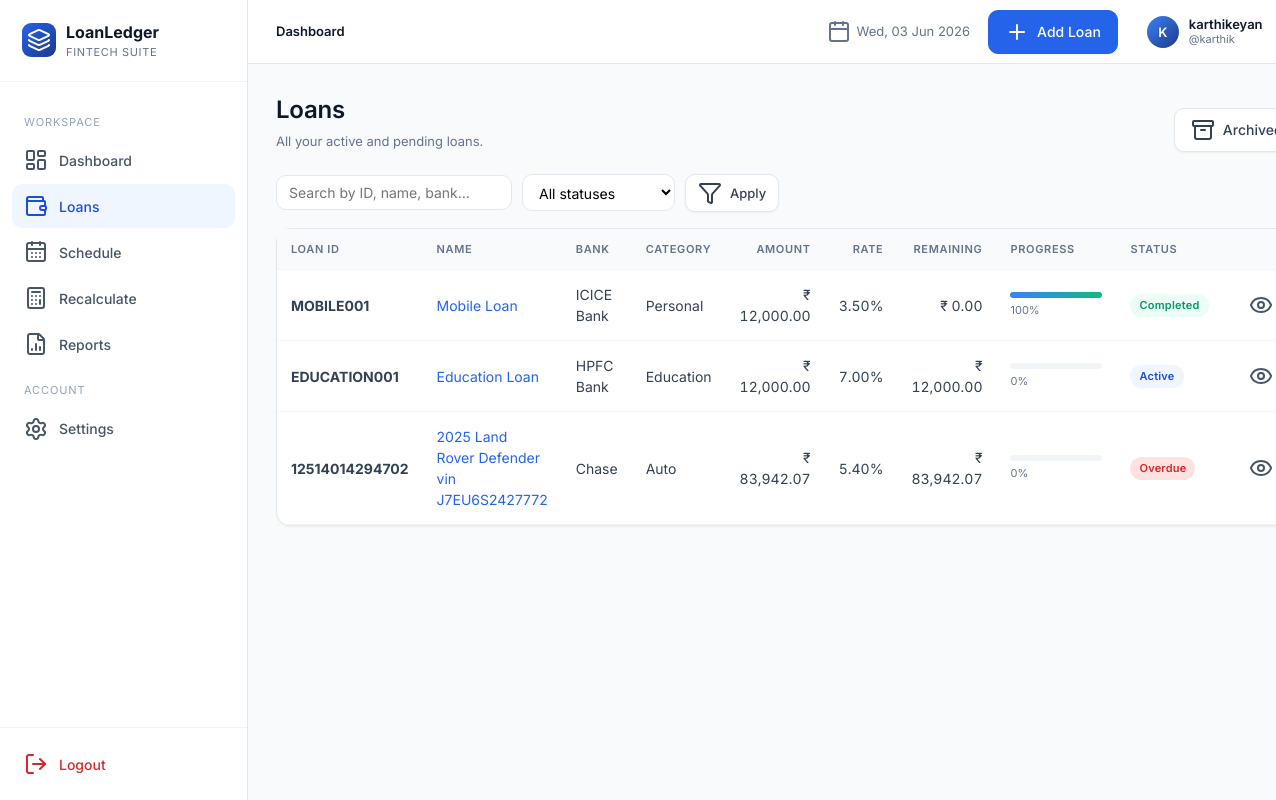
Before: /loans/ (signed in) with the older database file.
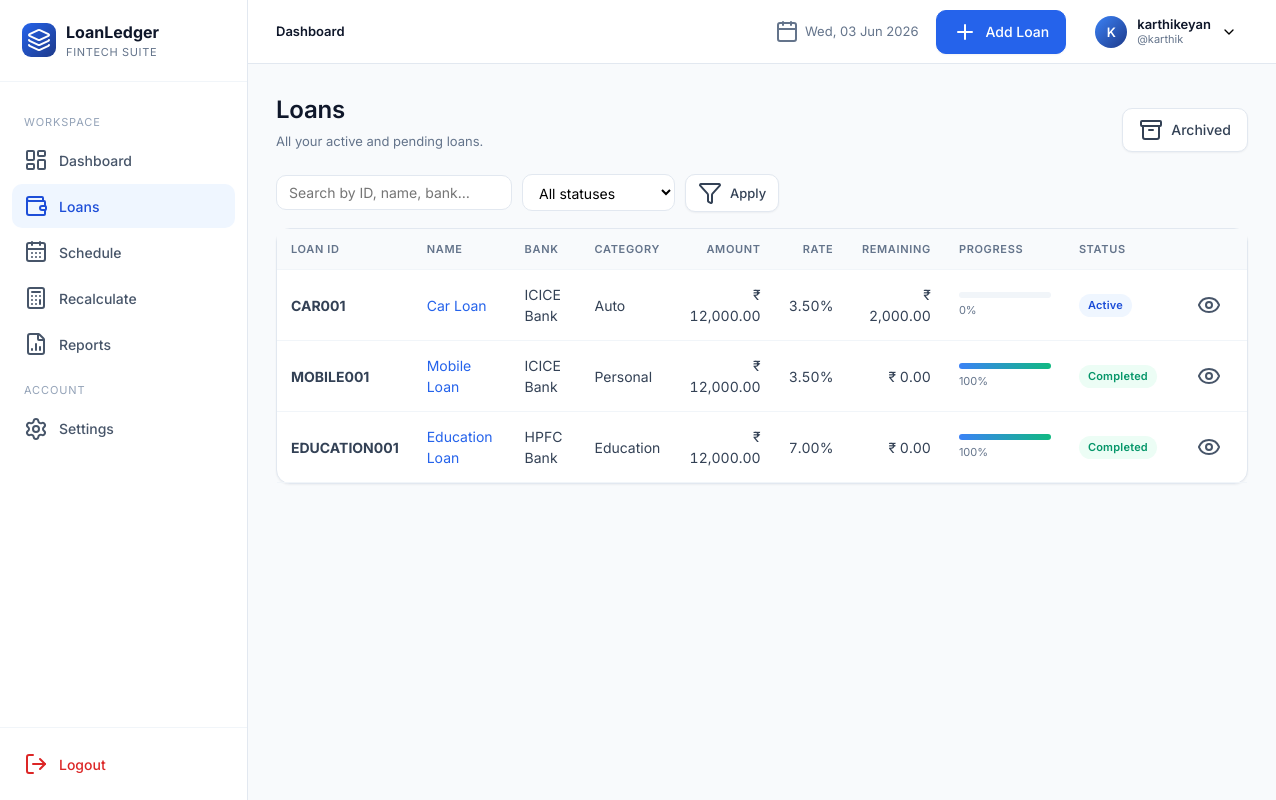
After: the same page with the newer database file.
### app/models.py (models this page shows, shortened)
class User(UserMixin, db.Model):
    __tablename__ = "users"
    id = db.Column(db.Integer, primary_key=True)
    full_name = db.Column(db.String(120), nullable=False)
    username = db.Column(db.String(64), unique=True, nullable=False, index=True)
    email = db.Column(db.String(160), unique=True, nullable=False, index=True)
    password_hash = db.Column(db.String(256), nullable=False)
    preferred_currency = db.Column(db.String(8), default="INR")
    preferred_date_format = db.Column(db.String(20), default="%d %b %Y")
    created_at = db.Column(db.DateTime, default=datetime.utcnow)
    loans = db.relationship("Loan", backref="owner", lazy="dynamic", cascade="all, delete-orphan")

class Loan(db.Model):
    __tablename__ = "loans"
    id = db.Column(db.Integer, primary_key=True)
    user_id = db.Column(db.Integer, db.ForeignKey("users.id"), nullable=False, index=True)
    loan_id = db.Column(db.String(40), nullable=False, index=True)  # manual unique per user
    loan_name = db.Column(db.String(120), nullable=False)
    loan_category = db.Column(db.String(50), nullable=False, default="Personal")
    bank_name = db.Column(db.String(120), nullable=False)
    loan_amount = db.Column(db.Float, nullable=False)
    interest_rate = db.Column(db.Float, nullable=False)  # annual %
    down_payment = db.Column(db.Float, default=0)
    custom_emi = db.Column(db.Float, nullable=True)
    start_date = db.Column(db.Date, nullable=False)
    tenure_months = db.Column(db.Integer, nullable=False)
    loan_status = db.Column(db.String(20), default="Active", index=True)
    remaining_balance = db.Column(db.Float, default=0)
    completion_percentage = db.Column(db.Float, default=0)
    is_archived = db.Column(db.Boolean, default=False, index=True)
    balloon_date = db.Column(db.Date, nullable=True)
    balloon_amount = db.Column(db.Float, nullable=True)
    notes = db.Column(db.Text)
    closed_at = db.Column(db.DateTime, nullable=True)
    final_amount = db.Column(db.Float, nullable=True)
    closure_notes = db.Column(db.Text, nullable=True)
    created_at = db.Column(db.DateTime, default=datetime.utcnow)
    updated_at = db.Column(db.DateTime, default=datetime.utcnow, onupdate=datetime.utcnow)
    schedules = db.relationship("Schedule", backref="loan", lazy="dynamic",
                                cascade="all, delete-orphan", order_by="Schedule.month_index")
    __table_args__ = (db.UniqueConstraint("user_id", "loan_id", name="uq_user_loanid"),)

### app/blueprints/loans.py (the view)
@loans_bp.route("/")
@login_required
def list_loans():
    q = request.args.get("q", "").strip()
    status = request.args.get("status", "")
    page = int(request.args.get("page", 1))
    query = current_user.loans.filter_by(is_archived=False)
    if q:
        like = f"%{q}%"
        query = query.filter((Loan.loan_id.ilike(like)) | (Loan.loan_name.ilike(like)) | (Loan.bank_name.ilike(like)))
    if status:
        query = query.filter_by(loan_status=status)
    pagination = query.order_by(Loan.created_at.desc()).paginate(page=page, per_page=10, error_out=False)
    return render_template("loans/list.html", pagination=pagination, q=q, status=status)

### app/templates/loans/list.html (shortened to what this page needs)
{% extends "base.html" %}
{% block content %}
<div class="page-header">
  <div class="title-block"><h1>Loans</h1><div class="sub">All your active and pending loans.</div></div>
  <div class="actions">
    <a href="{{ url_for('loans.archived') }}" class="btn secondary"><i data-lucide="archive"></i> Archived</a>
  </div>
</div>
<form class="filters" method="get">
  <input type="text" name="q" value="{{ q }}" placeholder="Search by ID, name, bank…">
  <select name="status">
    <option value="">All statuses</option>
  </select>
  <button class="btn secondary sm" type="submit"><i data-lucide="filter"></i> Apply</button>
</form>
<div class="card">
  <div class="table-wrap">
  {% if pagination.items %}
    <table class="tbl">
      <thead><tr>
        <th>Loan ID</th><th>Name</th><th>Bank</th><th>Category</th>
        <th class="num">Amount</th><th class="num">Rate</th><th class="num">Remaining</th>
        <th>Progress</th><th>Status</th><th></th>
      </tr></thead>
      <tbody>
      {% for l in pagination.items %}
        <tr>
          <td><strong>{{ l.loan_id }}</strong></td>
          <td><a href="{{ url_for('loans.details', loan_pk=l.id) }}">{{ l.loan_name }}</a></td>
          <td>{{ l.bank_name }}</td>
          <td>{{ l.loan_category }}</td>
          <td class="num">{{ l.loan_amount|money }}</td>
          <td class="num">{{ '%.2f'|format(l.interest_rate) }}%</td>
          <td class="num">{{ l.remaining_balance|money }}</td>
          <td style="min-width:120px">
            <div class="progress"><div class="progress-bar" style="width: {{ l.completion_percentage }}%"></div></div>
            <div style="font-size:11px;color:var(--slate-500);margin-top:4px">{{ '%.0f'|format(l.completion_percentage) }}%</div>
          </td>
          <td><span class="badge {{ l.loan_status.replace(' ','') }}">{{ l.loan_status }}</span></td>
          <td>
            <a href="{{ url_for('loans.details', loan_pk=l.id) }}" class="btn ghost sm"><i data-lucide="eye"></i></a>
          </td>
        </tr>
      {% endfor %}
      </tbody>
    </table>
  {% else %}
    <div class="empty"><i data-lucide="inbox"></i><h3>No loans match</h3><p>Try clearing filters or add a new loan.</p></div>
  {% endif %}
  </div>
</div>
{% endblock %}

### app/templates/base.html (shortened to what this page needs)
<!doctype html>
<html lang="en">
<head>
  <link rel="stylesheet" href="{{ url_for('static', filename='css/styles.css') }}">
</head>
<body>
{% if current_user.is_authenticated %}
<div class="app">
  {% include "_sidebar.html" %}
  <div class="main">
    {% include "_topnav.html" %}
    <main class="content">
      {% block content %}{% endblock %}
    </main>
  </div>
</div>
{% else %}
  {% block auth_content %}{% endblock %}
{% endif %}
</body>
</html>

### app/templates/_sidebar.html
{% set ep = request.endpoint or '' %}
<aside class="sidebar">
  <div class="brand">
    <div class="brand-mark"><i data-lucide="layers"></i></div>
    <div>
      <div class="brand-name">LoanLedger</div>
      <div class="brand-sub">Fintech Suite</div>
    </div>
  </div>
  <nav>
    <div class="group-label">Workspace</div>
    <a href="{{ url_for('dashboard.index') }}" class="{{ 'active' if ep.startswith('dashboard.') else '' }}"><i data-lucide="layout-dashboard"></i> Dashboard</a>
    <a href="{{ url_for('loans.list_loans') }}" class="{{ 'active' if ep.startswith('loans.') else '' }}"><i data-lucide="wallet"></i> Loans</a>
    <a href="{{ url_for('schedule.index') }}" class="{{ 'active' if ep.startswith('schedule.') else '' }}"><i data-lucide="calendar-days"></i> Schedule</a>
    <a href="{{ url_for('recalc.index') }}" class="{{ 'active' if ep.startswith('recalc.') else '' }}"><i data-lucide="calculator"></i> Recalculate</a>
    <a href="{{ url_for('reports.index') }}" class="{{ 'active' if ep.startswith('reports.') else '' }}"><i data-lucide="file-bar-chart-2"></i> Reports</a>
    <div class="group-label">Account</div>
    <a href="{{ url_for('settings.index') }}" class="{{ 'active' if ep.startswith('settings.') else '' }}"><i data-lucide="settings"></i> Settings</a>
  </nav>
  <div class="logout-area">
    <a href="{{ url_for('auth.logout') }}"><i data-lucide="log-out"></i> Logout</a>
  </div>
</aside>

### app/templates/_topnav.html (shortened to what this page needs)
<header class="topnav">
  <div class="crumbs">
    {% block crumbs %}<strong>Dashboard</strong>{% endblock %}
  </div>
  <div class="date"><i data-lucide="calendar"></i> {{ now.strftime('%a, %d %b %Y') }}</div>
  {% if request.endpoint and not request.endpoint.startswith('settings.') %}
    <a href="{{ url_for('loans.add') }}" class="btn"><i data-lucide="plus"></i> Add Loan</a>
  {% endif %}
  <div class="profile">
    <button class="profile-btn">
      <div class="avatar">{{ current_user.full_name[:1]|upper }}</div>
      <div style="text-align:left;line-height:1.2">
        <div style="font-weight:600;font-size:13px;color:var(--slate-900)">{{ current_user.full_name }}</div>
        <div style="font-size:11px;color:var(--slate-500)">@{{ current_user.username }}</div>
      </div>
      <i data-lucide="chevron-down" style="width:16px;height:16px"></i>
    </button>
  </div>
</header>

Changed rows visible on the page:
removed Loan: loan_id "12514014294702", loan_name "2025 Land Rover Defender vin J7EU6S2427772", bank_name "Chase", loan_category "Auto", loan_amount "₹ 83,942.07", interest_rate "5.40", remaining_balance "₹ 83,942.07", completion_percentage "0", loan_status "Overdue"
added Loan: loan_id "CAR001", loan_name "Car Loan", bank_name "ICICE Bank", loan_category "Auto", loan_amount "₹ 12,000.00", interest_rate "3.50", remaining_balance "₹ 2,000.00", completion_percentage "0", loan_status "Active"
changed Loan "EDUCATION001": remaining_balance "₹ 12,000.00" → "₹ 0.00"; completion_percentage "0" → "100"; loan_status "Active" → "Completed"
